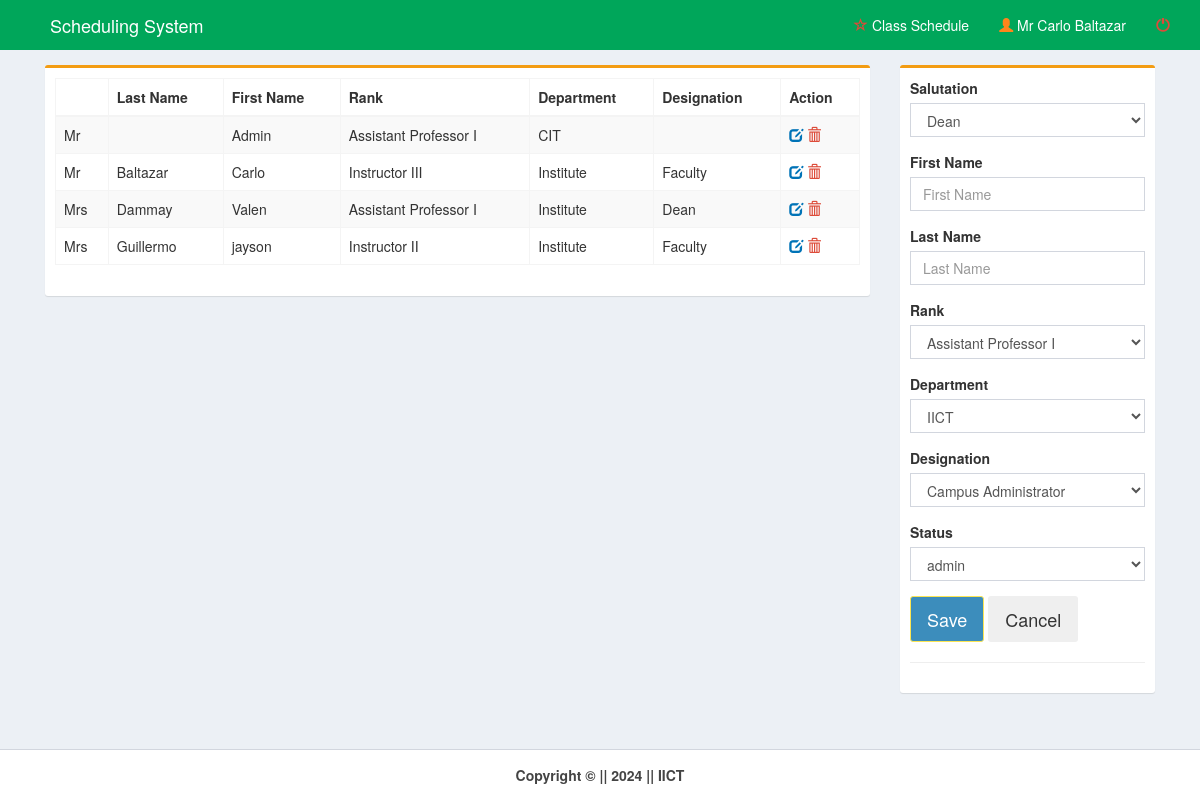
Before: /pages/teacher.php (signed in) with the older database file.
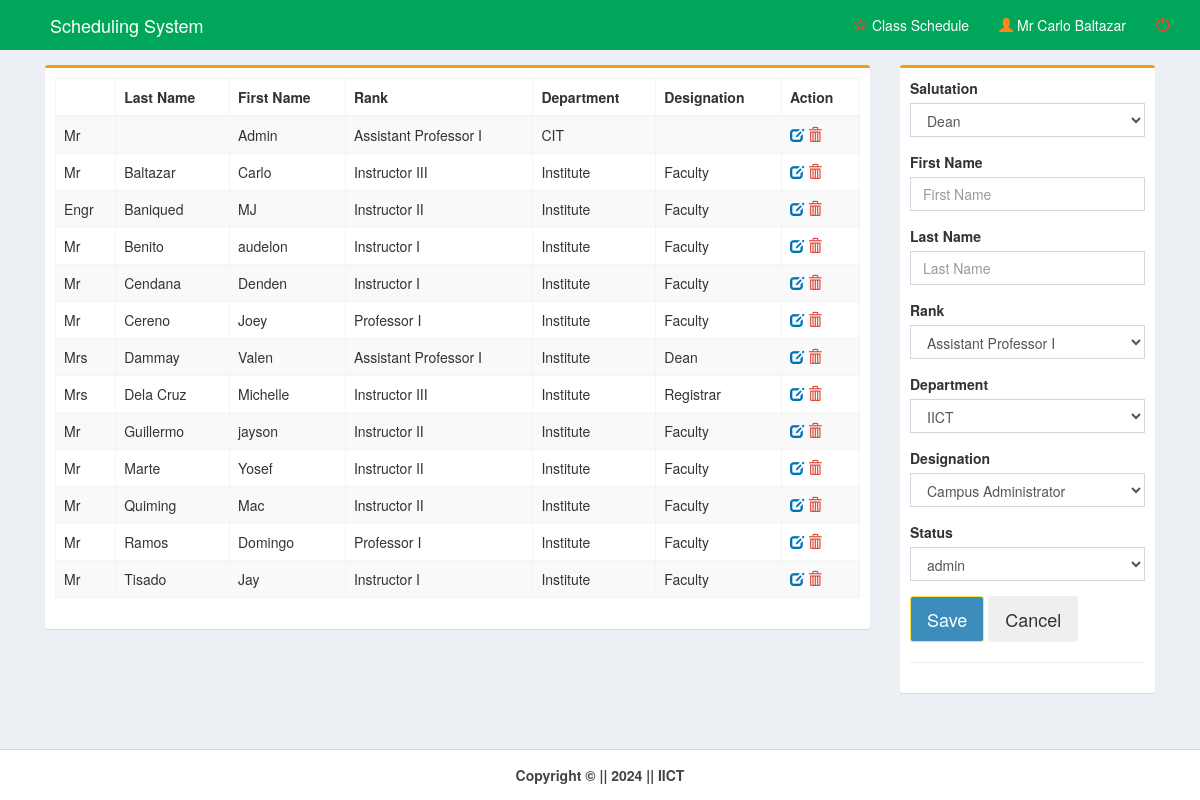
After: the same page with the newer database file.
### tables this page shows
CREATE TABLE `member` (
  `member_id` int(11) NOT NULL,
  `member_last` varchar(30) NOT NULL,
  `member_first` varchar(30) NOT NULL,
  `member_rank` varchar(50) NOT NULL,
  `member_salut` varchar(30) NOT NULL,
  `dept_code` varchar(10) NOT NULL,
  `designation_id` int(11) NOT NULL,
  `program_code` varchar(10) NOT NULL,
  `username` varchar(30) NOT NULL,
  `password` varchar(50) NOT NULL,
  `status` varchar(10) NOT NULL
);

CREATE TABLE `designation` (
  `designation_id` int(11) NOT NULL,
  `designation_name` varchar(100) NOT NULL
);

### pages/teacher.php (the view, shortened to what the changed rows need)
<!DOCTYPE html>
<html>
<head>
    <link rel="stylesheet" href="../bootstrap/css/bootstrap.min.css">
    <link rel="stylesheet" href="../plugins/datatables/dataTables.bootstrap.css">
    <link rel="stylesheet" href="../dist/css/AdminLTE.min.css">
    <link rel="stylesheet" href="../plugins/select2/select2.min.css">
    <link rel="stylesheet" href="../dist/css/skins/_all-skins.min.css">
</head>
<body class="hold-transition skin-green layout-top-nav" onload="myFunction()">
    <div class="wrapper">
        <div class="content-wrapper">
            <div class="container">
                <section class="content">
                    <div class="row">
                        <div class="col-md-9">
                            <div class="box box-warning">
                                <form method="post" id="reg-form" action="teacher_save.php">
                                    <div class="box-body">
                                        <div class="row">
                                            <div class="col-md-12">
                                                <table id="example1" class="table table-bordered table-striped"
                                                    style="margin-right:-10px">
                                                    <thead>
                                                        <tr>
                                                            <th></th>
                                                            <th>Last Name</th>
                                                            <th>First Name</th>
                                                            <th>Rank</th>
                                                            <th>Department</th>
                                                            <th>Designation</th>
                                                            <th>Action</th>
                                                        </tr>
                                                    </thead>
                                                    <?php
                                                    include('../dist/includes/dbcon.php');
                                                    $query = mysqli_query($con, "select * from member left outer join designation on member.designation_id=designation.designation_id order by member_last") or die(mysqli_error($con));
                                                    while ($row = mysqli_fetch_array($query)) {
                                                        $id = $row['member_id'];
                                                        $last = $row['member_last'];
                                                        $first = $row['member_first'];
                                                        $rank = $row['member_rank'];
                                                        $salut = $row['member_salut'];
                                                        $dept = $row['dept_code'];
                                                        $designation = $row['designation_name'];
                                                    ?>
                                                    <tr>
                                                        <td><?php echo $salut; ?></td>
                                                        <td><?php echo $last; ?></td>
                                                        <td><?php echo $first; ?></td>
                                                        <td><?php echo $rank; ?></td>
                                                        <td><?php echo $dept; ?></td>
                                                        <td><?php echo $designation; ?></td>
                                                        <td>
                                                            <a id="click" href="teacher_edit.php?id=<?php echo $id; ?>">
                                                                <i class="glyphicon glyphicon-edit text-blue"></i></a>
                                                            <a id="removeme"
                                                                onclick="return confirm('Are you sure you want to delete this Instructor/Professor?')"
                                                                href="teacher_del.php?id=<?php echo $id; ?>">
                                                                <i class="glyphicon glyphicon-trash text-red"></i></a>
                                                        </td>
                                                    </tr>
                                                    <?php } ?>
                                                </table>
                                            </div>
                                        </div>
                                    </div>
                            </div>
                        </div>
                    </div>
                </section>
            </div>
        </div>
    </div>
</body>
</html>

Changed rows visible on the page:
added member: member_salut "Engr", member_last "Baniqued", member_first "MJ", member_rank "Instructor II", dept_code "Institute", designation.designation_name "Faculty"
added member: member_salut "Mr", member_last "Benito", member_first "audelon", member_rank "Instructor I", dept_code "Institute", designation.designation_name "Faculty"
added member: member_salut "Mr", member_last "Cendana", member_first "Denden", member_rank "Instructor I", dept_code "Institute", designation.designation_name "Faculty"
added member: member_salut "Mr", member_last "Cereno", member_first "Joey", member_rank "Professor I", dept_code "Institute", designation.designation_name "Faculty"
added member: member_salut "Mrs", member_last "Dela Cruz", member_first "Michelle", member_rank "Instructor III", dept_code "Institute", designation.designation_name "Registrar"
changed member "Guillermo": member_salut "Mrs" → "Mr"
added member: member_salut "Mr", member_last "Marte", member_first "Yosef", member_rank "Instructor II", dept_code "Institute", designation.designation_name "Faculty"
added member: member_salut "Mr", member_last "Quiming", member_first "Mac", member_rank "Instructor II", dept_code "Institute", designation.designation_name "Faculty"
added member: member_salut "Mr", member_last "Ramos", member_first "Domingo", member_rank "Professor I", dept_code "Institute", designation.designation_name "Faculty"
added member: member_salut "Mr", member_last "Tisado", member_first "Jay", member_rank "Instructor I", dept_code "Institute", designation.designation_name "Faculty"
